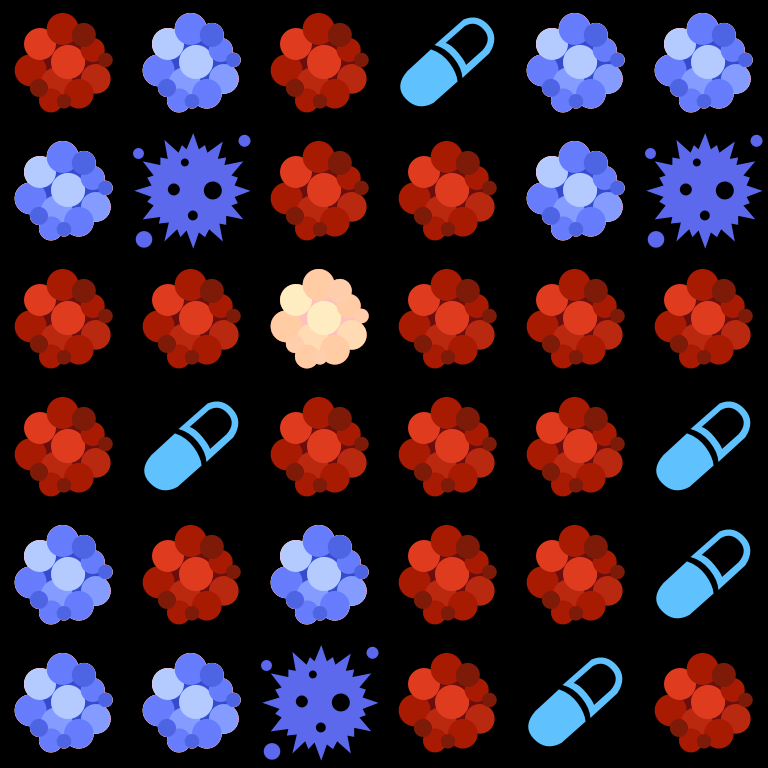

A 2D game scene composited from a Tiled map and its tileset images. What follows is a short description and the map's XML, with every tile layer's data as written:
An orthogonal 6x6 tile map with 128x128 px tiles, 1 tile layer (Tile Layer 1).

<map version="1.0" tiledversion="1.0.3" orientation="orthogonal" renderorder="right-down" width="6" height="6" tilewidth="128" tileheight="128" nextobjectid="1">
 <tileset firstgid="1" name="Tiles" tilewidth="128" tileheight="128" tilecount="14" columns="7">
  <image source="../images/Tiles.png" width="896" height="256" />
 </tileset>
 <layer name="Tile Layer 1" width="6" height="6">
  <data encoding="csv">
13,2,13,1,2,2,
2,3,13,13,2,3,
13,13,14,13,13,13,
13,1,13,13,13,1,
2,13,2,13,13,1,
2,2,3,13,1,13
</data>
 </layer>
</map>
